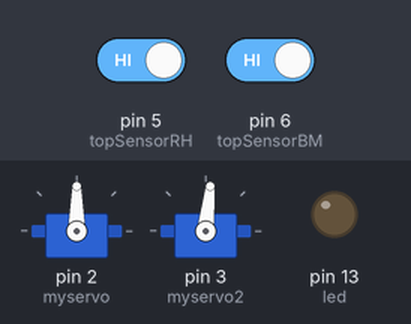
A sketch run on a simulated Arduino Uno, built with avr-gcc and run on an emulated ATmega328P. Parts: 2 × servo, output pins drawn as LEDs (lit = HIGH). The inputs (shaded band) are chosen by the test bench; at power-on: pin 5 (topSensorRH) HIGH, pin 6 (topSensorBM) HIGH. What the sketch prints to the serial monitor is not drawn.

Above: at 2.8 s.
2.9 s: pin 5 (topSensorRH) driven LOW
Timing chart, 0 to 5.9 s (numbered marks = the images above; inputs shaded):
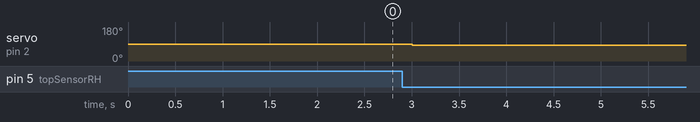

The sketch:

pepperkakefloybanen.ino
```cpp
/*
 fløyen opp/ned med parallax servo/dc motor drivere på pin 2 og 3, sammen med potmeter på A4 og A5
*/

#include <Servo.h>

Servo myservo;  // create servo object to control a servo
Servo myservo2;  // create servo object to control a servo
                // twelve servo objects can be created on most boards


// Editable parameters
// How many seconds should it go downwards (upwards movement controlled by sensor)
int goDownTime=600;

// How long break at the end station (milliseconds)?
const int motorstoptime = 10*60000; // hvor lang pause før retning snus


int pos = 0;    // variable to store the servo position
int led = 13;
int motorruntime = 0; // hvor lenge motor skal gå i en retning
int motorspeed = 0;
boolean direction = 0; // 0 = opp, 1 = ned

int upArr[] = {79, 80, 81, 82, 83, 84, 85};
//int upArr[] = {60, 65, 70, 75, 80, 85, 90};
int downArr[] = {104, 103, 102, 101, 100, 99, 98};
//int downArr[] = {100, 105, 110, 115, 120, 125, 130};

int topSensorBM=6;
int topSensorRH=5;

int downSpeedRH=99;
int downSpeedBM=84;

int upSpeedRH=83;
int upSpeedBM=98;

int topReachedRH=0;
int topReachedBM=0;


int topStatusRH=0;
int topStatusBM=0;

void setup()
{
  //delay(10000);
  myservo.attach(2);  // attaches the servo on pin 9 to the servo object
  myservo2.attach(3);  // attaches the servo on pin 9 to the servo object
  Serial.begin(9600);
  pinMode(led, OUTPUT);
  //myservo.write(90);
  //myservo2.write(90);
  myservo.write(downSpeedRH);
  myservo2.write(upSpeedBM); //Blaamann
}

boolean sync(){
  if(!topReachedBM)topReachedBM=topStatusBM;
  else{
    myservo2.write(90);
    //Serial.println("Blaamann er oppe!");
  }
  if(!topReachedRH)topReachedRH=topStatusRH;
  else{
    myservo.write(90);
    //Serial.println("Roedhette er oppe!");
  }
  if(topReachedBM && topReachedRH){
    return 1;
  }
  return 0;
}


void loop()
{
  topStatusBM=digitalRead(topSensorBM);
  topStatusRH=digitalRead(topSensorRH);
  Serial.print(topStatusBM);
  Serial.print(topStatusRH);
  Serial.print("\r");
  if(sync()){
  int runtimeval = goDownTime;//map(sensorValueA4, 0, 1023, 10, 40);
  digitalWrite(led, HIGH);   // turn the LED on (HIGH is the voltage level)

  int rh=90;
  int bm=90;
  if (direction) // Blamann goes UP
  {
    if(motorruntime <= runtimeval)rh=downSpeedRH;
    if(!topStatusBM)bm=upSpeedBM;
  } else
  { //Blamann goes DOWN
    if(motorruntime <= runtimeval)bm=downSpeedBM;
    if(!topStatusRH)rh=upSpeedRH;
  }
  Serial.print(motorruntime);
  Serial.print(" Rodhette: ");
  Serial.print(rh);
  Serial.print(" Blaamann: ");
  Serial.print(bm);
  myservo.write(rh);
  myservo2.write(bm);


  digitalWrite(led, LOW);    // turn the LED off by making the voltage LOW
  delay(1000);
  motorruntime += 1;
  if (motorruntime > runtimeval && (topStatusBM||topStatusRH)) {
    Serial.println("Delay and stop before reversing");
    motorruntime = 0;
    // Stopper servoer/motorer
    myservo.write(90);
    myservo2.write(90);
    delay(motorstoptime); // Pause hvis oppe eller nede
    // skifte retning
    if (direction) {
      direction = 0;
    } else { direction = 1; }
  }
  }
}
```

Measured:
- after the input at 2.9 s, servo on pin 2 (myservo): 90° → 83° after 0.10 s
